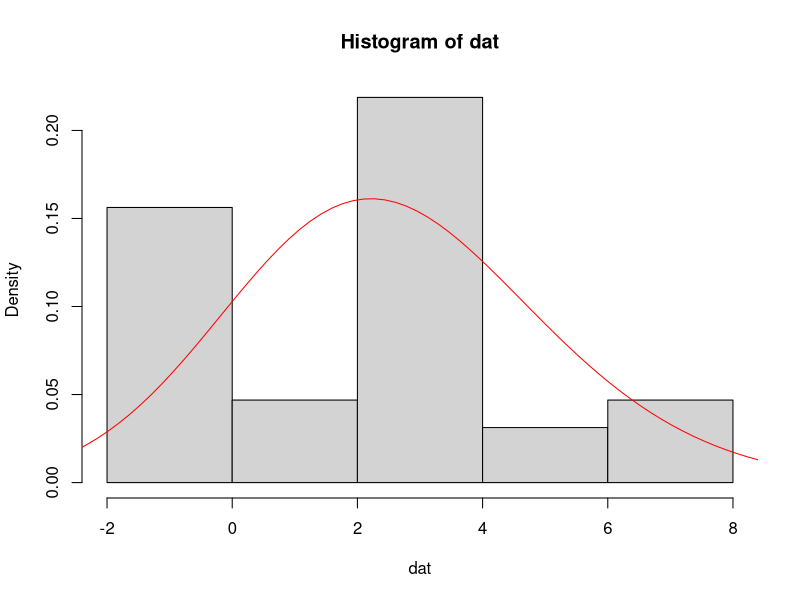

R code for this plot: (Note: this script raises an error after producing the figure.)
library(sn)
library(readr)
library(data.table)
library(fitdistrplus)

setwd('C:/Users/Sony/Desktop/VOC617')

casePair_VOC <- fread('householdPair_b.1.617.2.csv')
casePair_preLD <- fread('householdPair_preLD.csv')

# sample serial interval
t=sort(casePair_preLD[,unique(ONSET_TO_ISOLATION_INFECTOR)])

listSerial = lapply(1:(max(t)+1), function(i){
  casePair_preLD[ONSET_TO_ISOLATION_INFECTOR==i-1, SERIAL_INT]
})

sampleSerialInt = data.table(ITER = rep(1:1000, each = casePair_VOC[,.N]),
                             ONSET_TO_ISOLATION = rep(casePair_VOC[,ONSET_TO_ISOLATION_INFECTOR], times = 1000))
sampleSerialInt[, SERIAL_INTERVAL := sample(listSerial[[(ONSET_TO_ISOLATION+1)]], 1, replace = T), 
                by = seq_len(nrow(sampleSerialInt))]

# test fit parameteric distribution 
dat = sampleSerialInt[ITER == 1, SERIAL_INTERVAL]
skew_mod <-  selm(dat ~ 1) # selm is "skew-elliptic lm"
summary(skew_mod)

hist(dat,prob=TRUE,nclass="scott") # "scott" is from MASS
plot(function(x) dsn(x, dp=skew_mod@param$dp), from=-3, to=14, col="red", add=TRUE)

# fit parametric distribution for each iteration's samples
set.seed(123)
fitSerialInt = lapply(1:1000, function(i){
  
  x = sampleSerialInt[ITER == i, SERIAL_INTERVAL]
  skew_mod =  selm(x ~ 1) # selm is "skew-elliptic lm"
  fit = dsn(-3:14, dp=skew_mod@param$dp)
  fit = fit/sum(fit)
  
})

distSerialInt = data.table(ITER = rep(1:1000, each = length(-3:14)), 
                           SERIAL_INTERVAL = rep(-3:14, times = 1000),
                           PDF = unlist(fitSerialInt))
distSerialInt[,CDF:=cumsum(PDF), by=.(ITER)]

distSerialInt[sampleSerialInt[,.N, by=.(ITER,SERIAL_INTERVAL)],
              PDF_NON_FIT:=i.N,on=c(ITER='ITER',SERIAL_INTERVAL='SERIAL_INTERVAL')]
distSerialInt[is.na(PDF_NON_FIT),PDF_NON_FIT:=0]
distSerialInt[,PDF_NON_FIT:=PDF_NON_FIT/casePair_VOC[,.N]]
distSerialInt[,CDF_NON_FIT:=cumsum(PDF_NON_FIT),by=.(ITER)]

# mean and 95%CI of mean serial interval for all iterations
distSerialInt[,MEAN:=PDF*SERIAL_INTERVAL]
summary(distSerialInt[,sum(MEAN), by=.(ITER)]$V1)
quantile(distSerialInt[,sum(MEAN), by=.(ITER)]$V1, probs = c(0.025,0.975))

# tabulate median serial interval for all iterations
mean(distSerialInt[CDF>=0.5, min(SERIAL_INTERVAL), by=.(ITER)]$V1)
table(distSerialInt[CDF>=0.5, min(SERIAL_INTERVAL), by=.(ITER)]$V1)
quantile(distSerialInt[CDF>=0.5, min(SERIAL_INTERVAL), by=.(ITER)]$V1, probs = c(0.025,0.975))

# tabulate mode serial interval for all iterations
t = -3:14
t[distSerialInt[,which.max(PDF), by=.(ITER)]$V1]
mean(t[distSerialInt[,which.max(PDF), by=.(ITER)]$V1])
table(t[distSerialInt[,which.max(PDF), by=.(ITER)]$V1])
quantile(t[distSerialInt[,which.max(PDF), by=.(ITER)]$V1], probs = c(0.025,0.975))

distSerialInt = distSerialInt[,.(mean(PDF), quantile(PDF, probs = 0.025), quantile(PDF, probs = 0.975),
                                 mean(CDF), quantile(CDF, probs = 0.025), quantile(CDF, probs = 0.975),
                                 mean(PDF_NON_FIT), quantile(PDF_NON_FIT, probs = 0.025), quantile(PDF_NON_FIT, probs = 0.975),
                                 mean(CDF_NON_FIT), quantile(CDF_NON_FIT, probs = 0.025), quantile(CDF_NON_FIT, probs = 0.975)), 
                              by=.(SERIAL_INTERVAL)]
setnames(distSerialInt, old=c('V1','V2','V3','V4','V5','V6','V7','V8','V9','V10','V11','V12'), 
         new=c('PMF_MEAN', 'PMF_LOWER_CI', 'PMF_UPPER_CI', 'CMF_MEAN', 'CMF_LOWER_CI', 'CMF_UPPER_CI',
               'PMF_NF_MEAN', 'PMF_NF_LOWER_CI', 'PMF_NF_UPPER_CI', 'CMF_NF_MEAN', 'CMF_NF_LOWER_CI', 'CMF_NF_UPPER_CI'))
